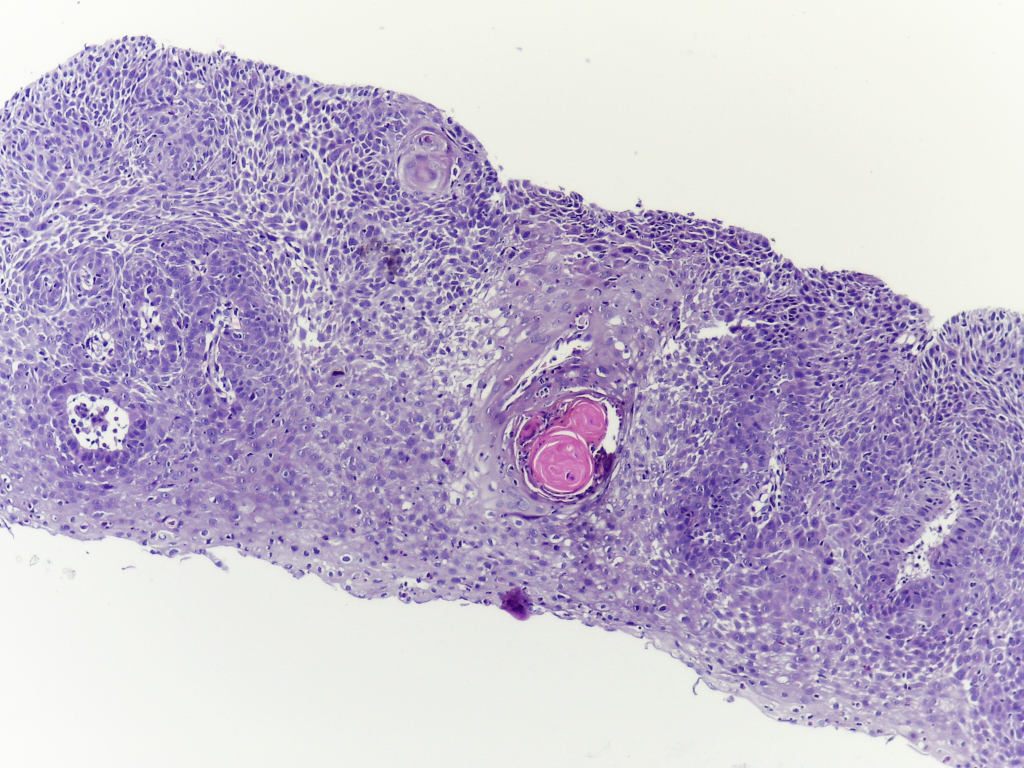
#> input picture Basic_Image_Analysis/crop_image/OSCC_100x_1.jpg, 2048 x 1536 px, found by its file name (shown at 1/2 size)
$ python crop_image.py
#> lines starting #> are read from the running program, lines starting #| are printed output that depends on the picture; long printed decimals are rounded

#%%
import cv2
import numpy as np
import matplotlib.pyplot as plt

# %%
# Load an image using 'imread' specifying the path to image
file_path='D:\Computer Vision\CV2 based Projects\Basic_Image_Analysis\crop_image\OSCC_100x_1.jpg'
input_BGR=cv2.imread(file_path) # image in BGR format
#> input_BGR is the input picture: shape (1536, 2048, 3); mean B, G, R 205.6, 182.7, 192.8

# %% Crop Image
# Define the cropping coordinates (x, y, width, height)
x, y, w, h = 100, 100, 300, 300  # (start_x, start_y, width, height)

# Crop the original image
input_crop = input_BGR[y:y+h, x:x+w]  # Slice the image to get the region of interest
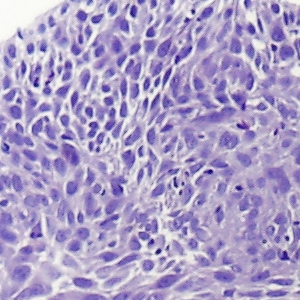
#> input_crop: shape (300, 300, 3); mean B, G, R 199.7, 159.7, 172.4

# Show original and cropped images
fig, axs = plt.subplots(1, 2, figsize=(10, 5))
axs[0].imshow(input_BGR)
axs[0].set_title('Original Image in BGR format')

axs[1].imshow(input_crop)
axs[1].set_title('Cropped Image')

plt.show()
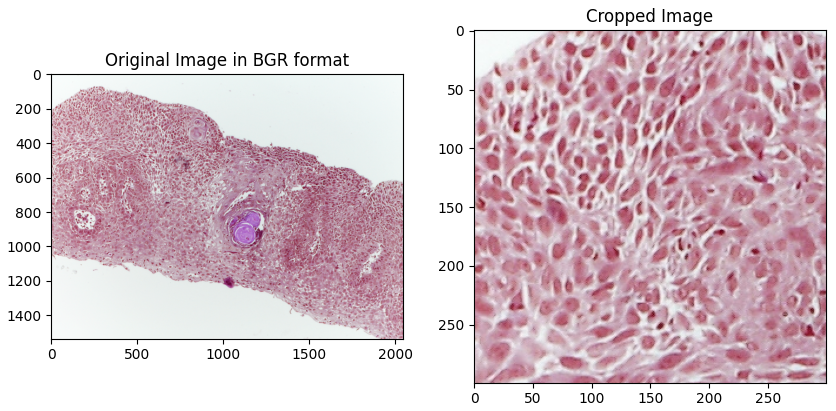
#> figure drawn by matplotlib, 2 panels; B, G, R data is drawn as R, G, B
plt.tight_layout()

# %% Save cropped image
cv2.imwrite('D:\Computer Vision\CV2 based Projects\Basic_Image_Analysis\crop_image\input_crop.jpg', input_crop)

# %% Print memory size of cropped image
print("Cropped Image Size in KB:", input_crop.size / 1024)
#| Cropped Image Size in KB: 263.672

# %%
